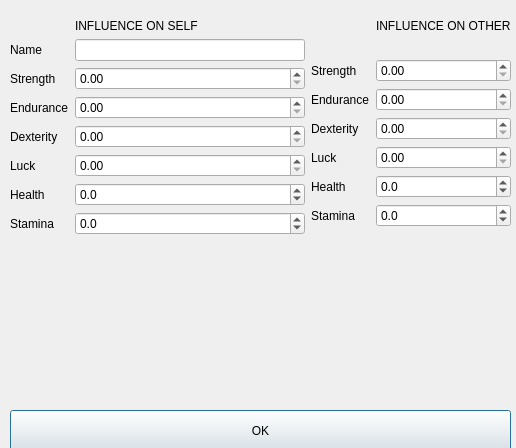
<?xml version="1.0" encoding="UTF-8"?>
<ui version="4.0">
 <class>CharEditDialog</class>
 <widget class="QDialog" name="CharEditDialog">
  <property name="geometry">
   <rect>
    <x>0</x>
    <y>0</y>
    <width>516</width>
    <height>448</height>
   </rect>
  </property>
  <property name="windowTitle">
   <string>Edit Item</string>
  </property>
  <widget class="QWidget" name="verticalLayoutWidget">
   <property name="geometry">
    <rect>
     <x>10</x>
     <y>10</y>
     <width>501</width>
     <height>391</height>
    </rect>
   </property>
   <layout class="QVBoxLayout" name="verticalLayout">
    <item>
     <layout class="QGridLayout" name="gridLayout">
      <item row="0" column="0">
       <layout class="QFormLayout" name="statsLayout">
        <property name="fieldGrowthPolicy">
         <enum>QFormLayout::AllNonFixedFieldsGrow</enum>
        </property>
        <item row="0" column="0">
         <widget class="Line" name="line">
          <property name="orientation">
           <enum>Qt::Horizontal</enum>
          </property>
         </widget>
        </item>
        <item row="1" column="1">
         <widget class="QLabel" name="label_2">
          <property name="text">
           <string>INFLUENCE ON SELF</string>
          </property>
         </widget>
        </item>
        <item row="3" column="0">
         <widget class="QLabel" name="label_3">
          <property name="text">
           <string>Strength</string>
          </property>
         </widget>
        </item>
        <item row="3" column="1">
         <widget class="QDoubleSpinBox" name="strBox"/>
        </item>
        <item row="4" column="0">
         <widget class="QLabel" name="label_4">
          <property name="text">
           <string>Endurance</string>
          </property>
         </widget>
        </item>
        <item row="4" column="1">
         <widget class="QDoubleSpinBox" name="endBox"/>
        </item>
        <item row="5" column="0">
         <widget class="QLabel" name="label_5">
          <property name="text">
           <string>Dexterity</string>
          </property>
         </widget>
        </item>
        <item row="5" column="1">
         <widget class="QDoubleSpinBox" name="dexBox"/>
        </item>
        <item row="6" column="0">
         <widget class="QLabel" name="label_8">
          <property name="text">
           <string>Luck</string>
          </property>
         </widget>
        </item>
        <item row="6" column="1">
         <widget class="QDoubleSpinBox" name="LucBox"/>
        </item>
        <item row="7" column="0">
         <widget class="QLabel" name="label_10">
          <property name="text">
           <string>Health</string>
          </property>
         </widget>
        </item>
        <item row="7" column="1">
         <widget class="QDoubleSpinBox" name="healthBox">
          <property name="decimals">
           <number>1</number>
          </property>
          <property name="minimum">
           <double>-999.000000000000000</double>
          </property>
          <property name="maximum">
           <double>99999.000000000000000</double>
          </property>
         </widget>
        </item>
        <item row="8" column="0">
         <widget class="QLabel" name="label_11">
          <property name="text">
           <string>Stamina</string>
          </property>
         </widget>
        </item>
        <item row="8" column="1">
         <widget class="QDoubleSpinBox" name="staminaBox">
          <property name="decimals">
           <number>1</number>
          </property>
          <property name="minimum">
           <double>-999.000000000000000</double>
          </property>
          <property name="maximum">
           <double>99999.000000000000000</double>
          </property>
         </widget>
        </item>
        <item row="2" column="0">
         <widget class="QLabel" name="label">
          <property name="text">
           <string>Name</string>
          </property>
         </widget>
        </item>
        <item row="2" column="1">
         <widget class="QLineEdit" name="lineEdit"/>
        </item>
       </layout>
      </item>
      <item row="0" column="1">
       <layout class="QFormLayout" name="statsLayout_2">
        <property name="fieldGrowthPolicy">
         <enum>QFormLayout::AllNonFixedFieldsGrow</enum>
        </property>
        <item row="0" column="0">
         <widget class="Line" name="line_2">
          <property name="orientation">
           <enum>Qt::Horizontal</enum>
          </property>
         </widget>
        </item>
        <item row="1" column="1">
         <widget class="QLabel" name="label_12">
          <property name="text">
           <string>INFLUENCE ON OTHER</string>
          </property>
         </widget>
        </item>
        <item row="3" column="0">
         <widget class="QLabel" name="label_9">
          <property name="text">
           <string>Strength</string>
          </property>
         </widget>
        </item>
        <item row="3" column="1">
         <widget class="QDoubleSpinBox" name="strBox_2"/>
        </item>
        <item row="4" column="0">
         <widget class="QLabel" name="label_13">
          <property name="text">
           <string>Endurance</string>
          </property>
         </widget>
        </item>
        <item row="4" column="1">
         <widget class="QDoubleSpinBox" name="endBox_2"/>
        </item>
        <item row="5" column="0">
         <widget class="QLabel" name="label_14">
          <property name="text">
           <string>Dexterity</string>
          </property>
         </widget>
        </item>
        <item row="5" column="1">
         <widget class="QDoubleSpinBox" name="dexBox_2"/>
        </item>
        <item row="6" column="0">
         <widget class="QLabel" name="label_17">
          <property name="text">
           <string>Luck</string>
          </property>
         </widget>
        </item>
        <item row="6" column="1">
         <widget class="QDoubleSpinBox" name="LucBox_2"/>
        </item>
        <item row="7" column="0">
         <widget class="QLabel" name="label_19">
          <property name="text">
           <string>Health</string>
          </property>
         </widget>
        </item>
        <item row="7" column="1">
         <widget class="QDoubleSpinBox" name="healthBox_2">
          <property name="decimals">
           <number>1</number>
          </property>
          <property name="minimum">
           <double>-999.000000000000000</double>
          </property>
          <property name="maximum">
           <double>99999.000000000000000</double>
          </property>
         </widget>
        </item>
        <item row="8" column="0">
         <widget class="QLabel" name="label_20">
          <property name="text">
           <string>Stamina</string>
          </property>
         </widget>
        </item>
        <item row="8" column="1">
         <widget class="QDoubleSpinBox" name="staminaBox_2">
          <property name="decimals">
           <number>1</number>
          </property>
          <property name="minimum">
           <double>-999.000000000000000</double>
          </property>
          <property name="maximum">
           <double>99999.000000000000000</double>
          </property>
         </widget>
        </item>
        <item row="2" column="1">
         <widget class="QLabel" name="label_6">
          <property name="text">
           <string> </string>
          </property>
         </widget>
        </item>
       </layout>
      </item>
     </layout>
    </item>
   </layout>
  </widget>
  <widget class="QPushButton" name="pushButton">
   <property name="geometry">
    <rect>
     <x>10</x>
     <y>410</y>
     <width>501</width>
     <height>41</height>
    </rect>
   </property>
   <property name="text">
    <string>OK</string>
   </property>
  </widget>
 </widget>
 <resources/>
 <connections/>
</ui>
